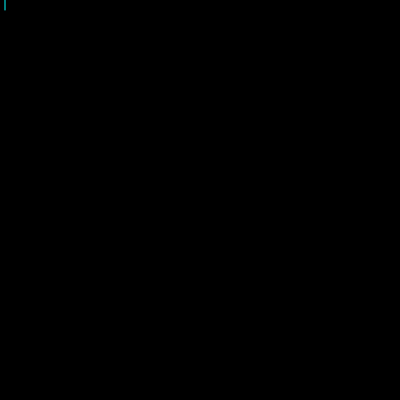
Frame 1 (no input)
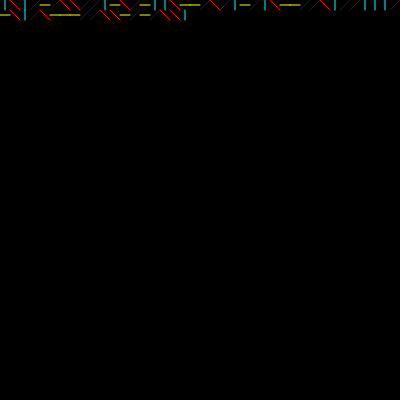
Frame 60 (no input)
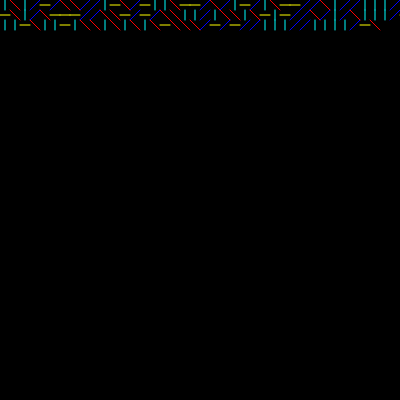
Frame 120 (the mouse pressed at the canvas centre since frame 60)

The p5.js sketch that drew these frames (run headless with seeded random() and noise() and a simulated clock; from frame 60 on, the mouse is pressed at the canvas centre):

// p5.js sketch
// ── sketch.js
var x = 0;
var y= 0;
var s = 10;

function setup() {
  createCanvas(400, 400);
  background(0);
}

function draw() {
  stroke(255);
  var r = random(1);
  if(r < 0.25) {
    stroke(255,0,0);
    line(x,y,x+s,y+s);
  }
  else if( r < 0.5) {
    stroke(0,0,255);
    line(x,y+s,x+s,y);
  }
  else if(r < 0.75) {
    stroke(0,255,255);
    line(x+s/2,y,x+s/2,y+s);
  }
  else {
    stroke(255,255,0);
    line(x,y+s/2,x+s,y+s/2);
  }
  x +=s;
  //s= x/10;
  if(x > width) {
    x = 0;
    y+=s;
  }
    
}
